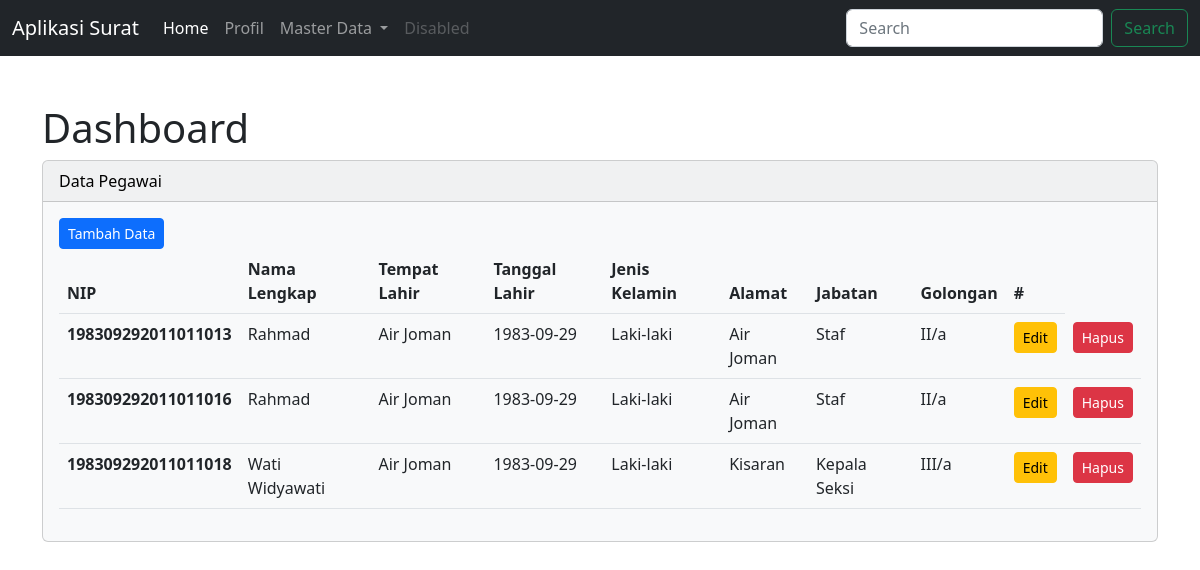
/index.php/pegawai, run on the app's committed database.
### tables this page shows
CREATE TABLE `pegawai` (
  `nip` varchar(18) NOT NULL,
  `namalengkap` varchar(50) NOT NULL,
  `tptlahir` varchar(50) NOT NULL,
  `tgllahir` date NOT NULL,
  `jk` varchar(20) NOT NULL,
  `alamat` text NOT NULL,
  `jabatan` varchar(50) NOT NULL,
  `gol` varchar(20) NOT NULL
);

### application/controllers/Pegawai.php (called while the page is built, shortened)
<?php
class Pegawai extends CI_Controller {
    public function index()
    {
        $data['content'] = 'pegawai/view';
        $this->load->model('Pegawai_model','mpegawai');
        $data['record'] = $this->mpegawai->getData()->result();
        $this->load->view('page/layout',$data);
    }
}
?>

### index.php (called while the page is built, shortened)
<?php
require_once BASEPATH.'core/CodeIgniter.php';

### application/models/Pegawai_model.php (called while the page is built, shortened)
<?php
    class Pegawai_model extends CI_Model {
        public function getdata()
        {
            return $this->db->get('pegawai');
        }
    }
?>

### application/views/pegawai/view.php (the view)
<div class="card text-bg-light mb-3">
  <div class="card-header">Data Pegawai</div>
  <div class="card-body">
    <a href="<?= site_url('pegawai/tambahin') ?>" class="btn btn-sm btn-primary">Tambah Data</a>
    <table class="table">
  <thead>
    <tr>
      <th scope="col">NIP</th>
      <th scope="col">Nama Lengkap</th>
      <th scope="col">Tempat Lahir</th>
      <th scope="col">Tanggal Lahir</th>
      <th scope="col">Jenis Kelamin</th>
      <th scope="col">Alamat</th>
      <th scope="col">Jabatan</th>
      <th scope="col">Golongan</th>
      <th scope="col">#</th>
    </tr>
  </thead>
  <tbody>
  	<?php foreach ($record as $key) { ?>
    <tr>
      <th><?= $key->nip ?></th>
      <td><?= $key->namalengkap ?></td>
      <td><?= $key->tptlahir ?></td>
      <td><?= $key->tgllahir ?></td>
      <td><?= $key->jk ?></td>
      <td><?= $key->alamat ?></td>
      <td><?= $key->jabatan ?></td>
      <td><?= $key->gol ?></td>
      <td><a href="<?= site_url('pegawai/ubah/'.$key->nip) ?>" class="btn btn-sm btn-warning">Edit</a></td>
      <td><a href="<?= site_url('pegawai/buang/'.$key->nip) ?>" class="btn btn-sm btn-danger">Hapus</a></td>
    </tr>
	<?php } ?>
  </tbody>
</table>
  </div>
</div>

### application/views/page/layout.php (shortened to what this page needs)
<!DOCTYPE html>
<html>
<head>
</head>
<link rel="stylesheet" type="text/css" href="<?= base_url() ?>dist/css/bootstrap.min.css">
<body>
<nav class="navbar navbar-expand-lg navbar-dark bg-dark">
  <div class="container-fluid">
    <a class="navbar-brand" href="#">Aplikasi Surat</a>
    <div class="collapse navbar-collapse" id="navbarSupportedContent">
      <ul class="navbar-nav me-auto mb-2 mb-lg-0">
        <li class="nav-item">
          <a class="nav-link active" aria-current="page" href="<?= site_url('welcome') ?>">Home</a>
        </li>
        <li class="nav-item">
          <a class="nav-link" href="<?= site_url('profil') ?>">Profil</a>
        </li>
        <li class="nav-item dropdown">
          <a class="nav-link dropdown-toggle" href="#" role="button" data-bs-toggle="dropdown" aria-expanded="false">
            Master Data
          </a>
        </li>
        <li class="nav-item">
          <a class="nav-link disabled">Disabled</a>
        </li>
      </ul>
      <form class="d-flex" role="search">
        <input class="form-control me-2" type="search" placeholder="Search" aria-label="Search">
        <button class="btn btn-outline-success" type="submit">Search</button>
      </form>
    </div>
  </div>
</nav>
<div class="container mt-5">
 <h1>Dashboard</h1>
 <?php $this->load->view($content) ?>
</div>
</body>
</html>

### data on the page
pegawai: nip "198309292011011013", namalengkap "Rahmad", tptlahir "Air Joman", tgllahir "1983-09-29", jk "Laki-laki", alamat "Air Joman", jabatan "Staf", gol "II/a"
pegawai: nip "198309292011011016", namalengkap "Rahmad", tptlahir "Air Joman", tgllahir "1983-09-29", jk "Laki-laki", alamat "Air Joman", jabatan "Staf", gol "II/a"
pegawai: nip "198309292011011018", namalengkap "Wati Widyawati", tptlahir "Air Joman", tgllahir "1983-09-29", jk "Laki-laki", alamat "Kisaran", jabatan "Kepala Seksi", gol "III/a"
